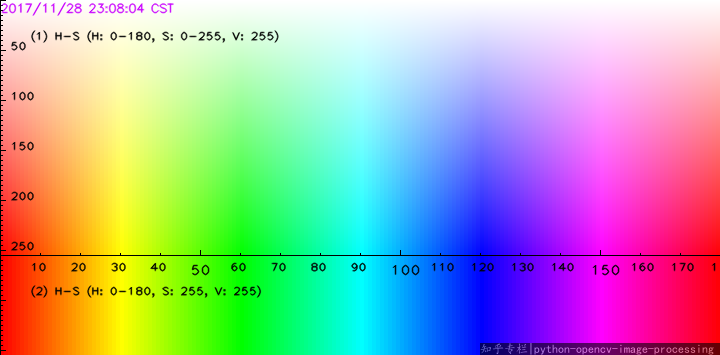
#> input picture HSVColor.png, 720 x 355 px, given in place of bg2.jpg, which was not available
$ python gs.py
#> lines starting #> are read from the running program, lines starting #| are printed output that depends on the picture; after the words box and inside, x2 and y2 are one past the last pixel; in counts of white or black regions, pixels touching at a corner belong together; pictures that were not available may be replaced by others from this repository, and a replacement may not be noted
import cv2
import numpy as np

videoFile = "a3.mp4"
video = cv2.VideoCapture(videoFile)
image = cv2.imread("bg2.jpg")
#> image is the input picture: shape (355, 720, 3); mean B, G, R 170.7, 171.1, 169.8


''' ***** ***** ***** ***** ***** *****
Video with Image Background -- Start
***** ***** ***** ***** ***** ***** '''
def write_vdo_with_image(video, image):

    def nothing():
        pass

    framespersecond = float(video.get(cv2.CAP_PROP_FPS))
    res = (1920, 1080)
    fourcc = cv2.VideoWriter_fourcc(*"mp4v")
    out = cv2.VideoWriter("test.mp4", fourcc, framespersecond, res)

    done = False
    while not done:
        ret, frame = video.read()

        if not ret:
            done = True
            continue


        frame = cv2.resize(frame, (1920, 1080))
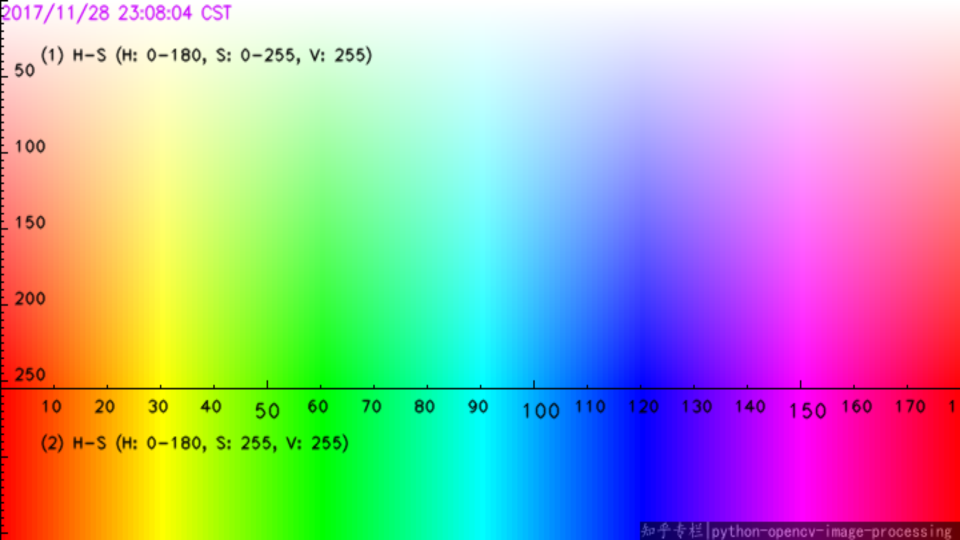
#> frame: shape (1080, 1920, 3) (shown at 1/2 size); mean B, G, R 170.7, 171.1, 169.8
        image = cv2.resize(image, (1920, 1080))

        hsv = cv2.cvtColor(frame, cv2.COLOR_BGR2HSV)
#> hsv: shape (1080, 1920, 3); mean H, S, V 89.9, 163.1, 249.9

        l_green = np.array([29, 64, 90])
        u_green = np.array([108, 216, 255])

        mask = cv2.inRange(hsv, l_green, u_green)
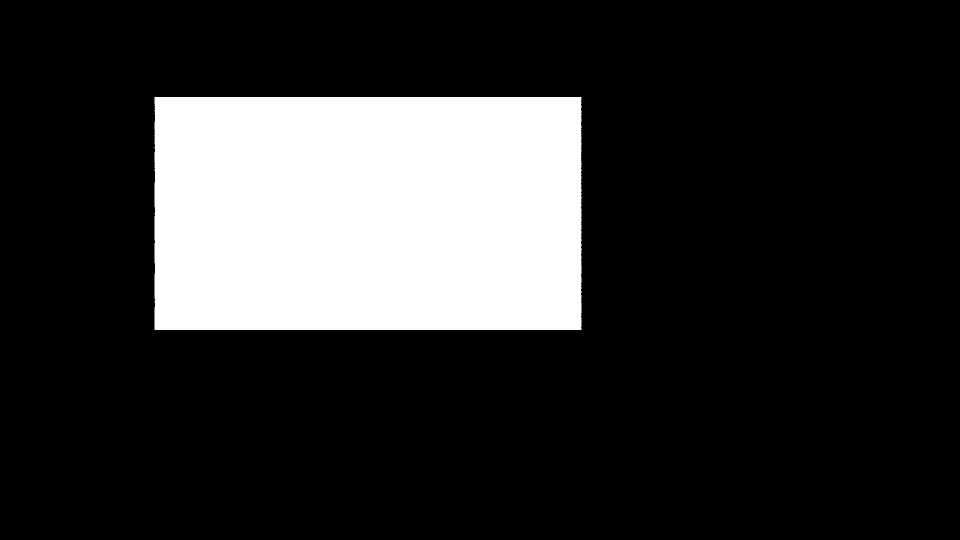
#> mask: shape (1080, 1920) (shown at 1/2 size); 19.2% white; 1 white region, box (x1, y1, x2, y2) and area: (309, 194, 1163, 660) 397698
        res = cv2.bitwise_and(frame, frame, mask = mask)
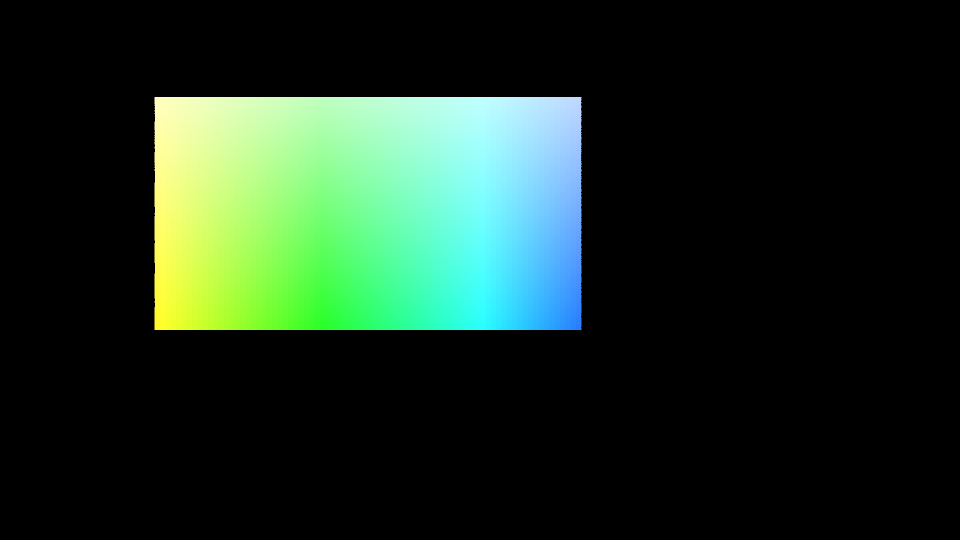
#> res: shape (1080, 1920, 3) (shown at 1/2 size); mean B, G, R 33.3, 47, 27.6

        f = frame - res
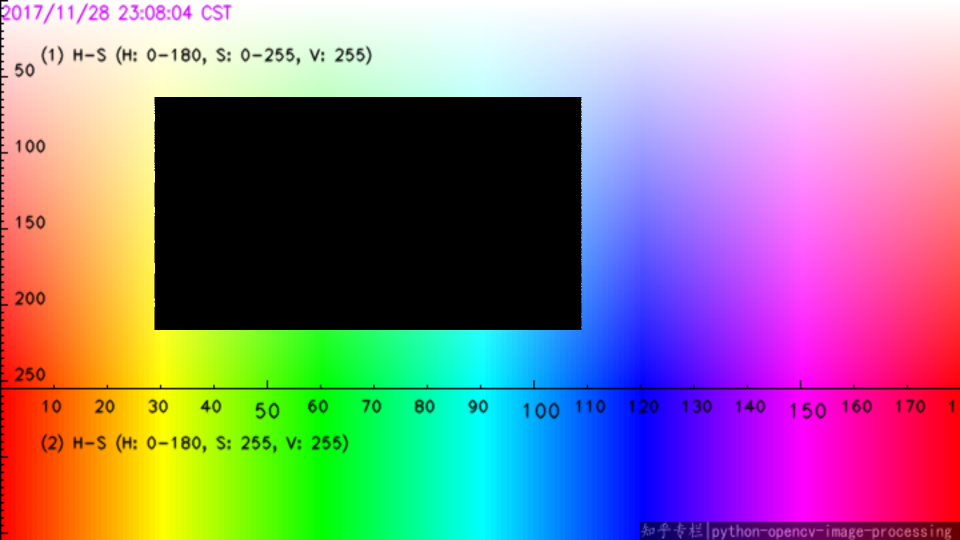
#> f: shape (1080, 1920, 3) (shown at 1/2 size); mean B, G, R 137.4, 124.1, 142.2
        green_screen = np.where(f==0, image, f)

        out.write(green_screen)

    video.release()
    out.release()
''' ***** ***** ***** ***** ***** *****
Video with Image Background -- End
***** ***** ***** ***** ***** ***** '''


write_vdo_with_image(video, image)
